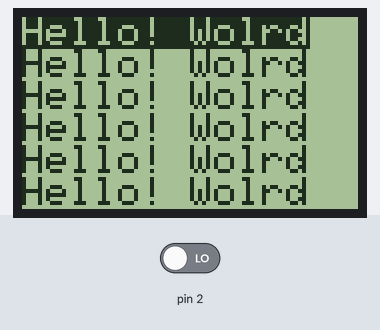
The sketch below on a simulated Arduino Uno, built with avr-gcc and run on an emulated ATmega328P. On the bench: 84×48 one-colour display. Inputs (shaded band) come from the test bench; at power-on: pin 2 LOW. The display library's start-up logo is not drawn; what the sketch prints to the serial monitor is not drawn.

Above: at 1.2 s.
1.3 s: pin 2 driven HIGH
Timing chart, 0 to 4.3 s (numbered marks = the images above; inputs shaded):
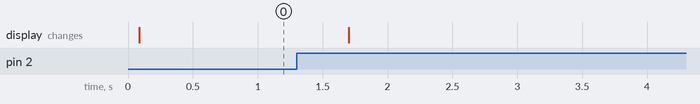

The sketch:

Selection_Menu.ino
```cpp
#include <Adafruit_GFX.h>
#include <Adafruit_PCD8544.h>


//Define the pins you are connecting the LCD too.
//PCD8544(SCLK, DIN/MOSI, D/C, SCE/CS, RST);

Adafruit_PCD8544 nokia = Adafruit_PCD8544(3,4,5,7,6);
int counter = 1;

void printHello(int x)
{
  nokia.clearDisplay();
  for (int i = 0; i < 6; i++)
  {
    if (i == x)
    {
      nokia.setTextColor(0, 1);
    }
    nokia.println("Hello! Wolrd");
    nokia.setTextColor(1, 0);
  }
  nokia.display();
}
void setup(void)
{

  pinMode(2, INPUT);
  Serial.begin(9600);
  nokia.begin(); //Initialize lcd
  // set display to normal mode
  nokia.setContrast(50);
  nokia.display();
  //nokia.command(PCD8544_DISPLAYCONTROL | PCD8544_DISPLAYNORMAL);
  nokia.clearDisplay(); //clears the display.

  printHello(0);

  nokia.display();

}

void loop(void)
{
  int ButtonState = digitalRead(2);
  delay(200);
  Serial.println(counter, DEC);
  if(ButtonState)
  {
    Serial.println(counter, DEC);

    printHello(counter);
    counter++;
  }
  if (counter >= 6)
  {
    counter = 0;
  }
}
```
